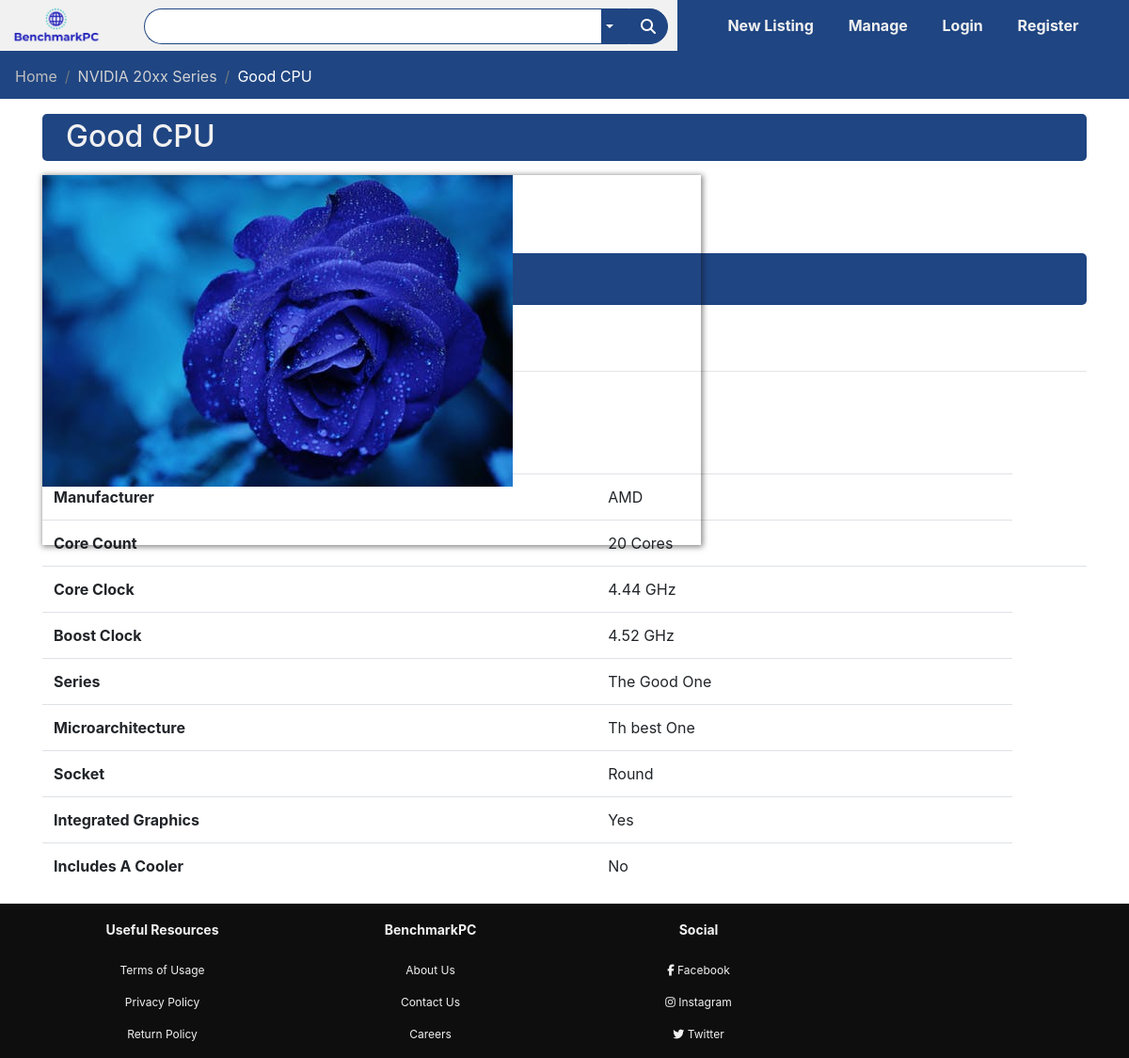
Page /listing/10 on the committed database.
### bench/models.py (models this page shows)
class Listing(db.Model):
    id = db.Column(db.Integer, primary_key=True)
    ListingScore = db.Column(db.Integer, nullable=True)
    ListingState = db.Column(db.Integer, nullable=True, server_default="Open")
    ListingName = db.Column(db.String(80), unique=False, nullable=False)
    ListingPrice = db.Column(db.Numeric, unique=False, nullable=False)
    ListingType = db.Column(db.String(80), unique=False, nullable=False)
    ListingDescription = db.Column(
        db.String(80), unique=False, nullable=False, default="Empty")
    ListingTimeStamp = db.Column(
        db.DateTime, default=datetime.datetime.utcnow(), nullable=False)
    userId = db.Column(db.Integer, db.ForeignKey('user.id'))

class CPU(db.Model):
    id = db.Column(db.Integer, primary_key=True)
    manufacturer = db.Column(db.String(80), nullable=False)
    TDP = db.Column(db.Numeric, nullable=True)
    CoreCount = db.Column(db.Numeric, nullable=True)
    CoreClock = db.Column(db.Numeric, nullable=True)
    BoostClock = db.Column(db.Numeric, nullable=True)
    Series = db.Column(db.String(80), nullable=True)
    Microarchitecture = db.Column(db.String(80), nullable=True)
    Socket = db.Column(db.String(80), nullable=True)
    IntegratedGraphics = db.Column(db.String(80), nullable=True)
    IncludesCPUCooler = db.Column(db.String(80), nullable=True)
    CPUListing = db.Column(db.Integer, db.ForeignKey('listing.id'))

### bench/routes.py (the view, shortened to what this page needs)
@app.route('/listing/<id>', methods=['GET','POST'])
def viewListingNumber(id):
    title = "Listing | BenchmarkPC"
    print("Viewing Listing: " + id)
    listing = Listing.query.filter_by(id=id).first_or_404()
    user = User.query.filter_by(id=listing.userId).first()
    date = str(listing.ListingTimeStamp.day) + "/" + str(listing.ListingTimeStamp.month) + "/" + str(listing.ListingTimeStamp.year)
    form = bidForm()
    image = Images.query.filter_by(ImageListing=listing.id).first()
    if(image is not None):
        image =  "\\static\\Images\\" + image.ImageName
    else:
        image = r"\static\placeholder.png"
    if(listing.ListingType == "CPU"):
        details = CPU.query.filter_by(CPUListing=listing.id).first()
        return render_template("ViewListingTemplates/CPUListing.html", title=title,
        listing=listing,user=user,date=date,details=details,form=form, image=image )
    elif(listing.ListingType == "Graphics Card"):
        details = GPU.query.filter_by(GPUListing=listing.id).first()
        return render_template("ViewListingTemplates/GPUListing.html", title=title,
        listing=listing,user=user,date=date,details=details,form=form, image=image)
    elif(listing.ListingType == "CPU Cooler"):
        details = CPUCooler.query.filter_by(CPUCoolerListing=listing.id).first()
        return render_template("ViewListingTemplates/CPUCooler.html", title=title,
        listing=listing,user=user,date=date,details=details,form=form, image=image)
    elif(listing.ListingType == "Memory"):
        details = Memory.query.filter_by(memoryListing=listing.id).first()
        return render_template("ViewListingTemplates/Memory.html", title=title,
        listing=listing,user=user,date=date,details=details,form=form)
    elif(listing.ListingType == "Case"):
        details = Case.query.filter_by(caseListing=listing.id).first()
        return render_template("ViewListingTemplates/Case.html", title=title,
        listing=listing,user=user,date=date,details=details,form=form, image=image)
    elif(listing.ListingType == "Power Supply"):
        details = PowerSupply.query.filter_by(PowerSupplyListing=listing.id).first()
        return render_template("ViewListingTemplates/PowerSupply.html", title=title,
        listing=listing,user=user,date=date,details=details,form=form, image=image)
    elif(listing.ListingType == "Motherboard"):
        details = Motherboard.query.filter_by(MotherboardListing=listing.id).first()
        return render_template("ViewListingTemplates/Motherboard.html", title=title,
        listing=listing,user=user,date=date,details=details,form=form, image=image)
    else:
        return redirect("/")

### forms.py
class bidForm(FlaskForm):
    pass;

### bench/templates/ViewListingTemplates/CPUListing.html
{% extends '/ViewListingTemplates/standardListing.html' %}
{% block specifications %}
<tr>
    <th scope="row">Manufacturer</th>
    <td>{{details.manufacturer}}</td>
</tr>
<tr>
    <th scope="row">Core Count</th>
    <td>{{"{0:.0f}".format(details.CoreCount)}} Cores</td>
</tr>
<tr>
    <th scope="row">Core Clock</th>
    <td>{{"{0:.2f}".format(details.CoreClock)}} GHz<td>
</tr>
<tr>
    <th scope="row">Boost Clock</th>
    <td>{{"{0:.2f}".format(details.BoostClock)}} GHz</td>
</tr>
<tr>
    <th scope="row">Series</th>
    <td>{{details.Series}}</td>
</tr>
<tr>
    <th scope="row">Microarchitecture</th>
    <td>{{details.Microarchitecture}}</td>
</tr>
<tr>
    <th scope="row">Socket</th>
    <td>{{details.Socket}}</td>
</tr>
<tr>
    <th scope="row">Integrated Graphics</th>
    <td>{{details.IntegratedGraphics}}</td>
</tr>
<tr>
    <th scope="row">Includes A Cooler</th>
    <td>{{details.IncludesCPUCooler}}</td>
</tr>
{% endblock %}

### bench/templates/ViewListingTemplates/standardListing.html (shortened to what this page needs)
{% extends 'base.html' %}
        {% block breadcrumb %}
        <nav aria-label="breadcrumb">
            <ol class="breadcrumb">
                <li class="breadcrumb-item"><a style="color: rgb(190, 190, 190)" href="/">Home</a></li>
                <li class="breadcrumb-item"><a style="color: rgb(210, 210, 210)" href="#">NVIDIA 20xx Series</a></li>
                <li class="breadcrumb-item active" aria-current="page">{{ listing.ListingName }}</li>
            </ol>
        </nav>
        {% endblock %}
        {% block content %}
        <section class="listing-header">
            <div class="container">
                <div class="listing-header-box">
                    <h2>{{ listing.ListingName }}</h2>
                </div>
            </div>
        </section>
        <section class="product-display">
            <div class="container">
                <div class="row">
                    <div class="col-md-5-5">
                        <div class="product-carousel">
                            <div id="product-carousel" class="carousel slide carousel-fade" data-ride="carousel">
                                <div class="carousel-inner">
                                    <div class="carousel-item active product-carousel-container">
                                    <img src="{{ image }}"   class="" alt="Work Please">
                                    </div>
                                </div>
                            </div>
                        </div>
                    </div>
                </div>
                <div class="price-header-box">
                    <h2>${{ "{0: .2f}".format(listing.ListingPrice)}}</h2>
                </div>
            </div>
        </section>
        <section class="description">
            <div class="container">
                <div class="body-header-box">
                    <h2>Product Description</h2>
                    <hr>
                </div>
                <div class="description-body-box">
                </div>
            </div>
        </section>
        <section class="specifications">
            <div class="container">
                <div class="body-header-box">
                    <h2>Specifications</h2>
                </div>
                <div class="specifications-body-box">
                    <table class="table">
                        <tbody>
                            {% block specifications %}
                            {% endblock %}
                        </tbody>
                    </table>
                </div>
            </div>
        </section>
        {% endblock %}

### bench/static/styles/base.css (style rules this page uses)
* { margin: 0; padding: 0; }
body { background-color: #f1f1f1; font-family: sans-serif; }
.carousel { box-shadow: 1px 1px 6px 1px rgba(12, 12, 12, 0.5); }
.breadcrumb { position: relative; top: -20; border-radius: 0px !important; background-color: #1f4582 !important; }
.breadcrumb-item { color: white !important; }
.listing-header-box { background-color: #1f4582; color: #f1f1f1; border-radius: 5px; height: 50px; }
.listing-header-box h2 { padding: 5px 0px; margin: 0px 25px; }
.product-carousel { width: 700px; padding: 15px 0px; margin-left: 15px; }
.product-carousel-container { display: block; width: 100%; height: auto; position: relative; overflow: hidden; padding: 56.2% 0 0 0; }
.product-carousel-container img { display: block; max-width: 100%; max-height: 100%; position: absolute; top: 0; bottom: 0; left: 0; right: 0; }
.price-header-box { background-color: #1f4582; color: #f1f1f1; border-radius: 5px; height: 55px; clear: both; margin-top: 25px; }
.price-header-box h2 { padding-left: 10px; display: inline; font-size: 36px; }
.body-header-box { margin: 15px 0px; }

### rows in the picture
Listing: ListingName "Good CPU"
CPU: manufacturer "AMD", CoreCount "20", CoreClock "4.44", BoostClock "4.52", Series "The Good One", Microarchitecture "Th best One", Socket "Round", IntegratedGraphics "Yes", IncludesCPUCooler "No"
